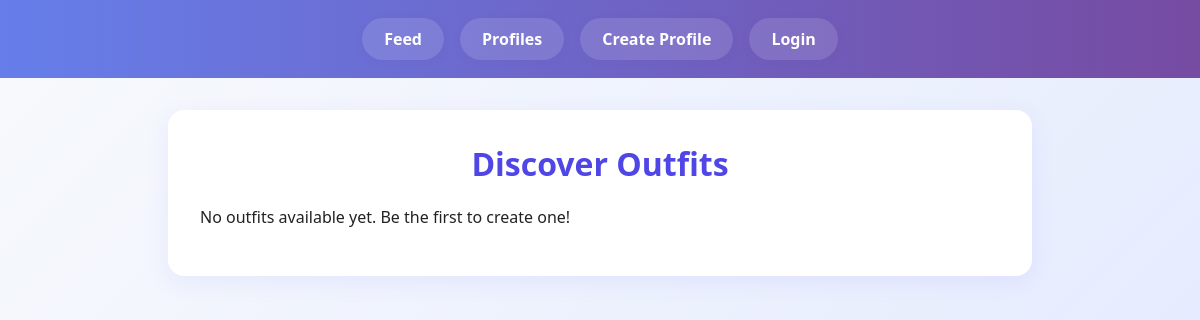
/project/outfits/, run on an earlier commit of the app's database.
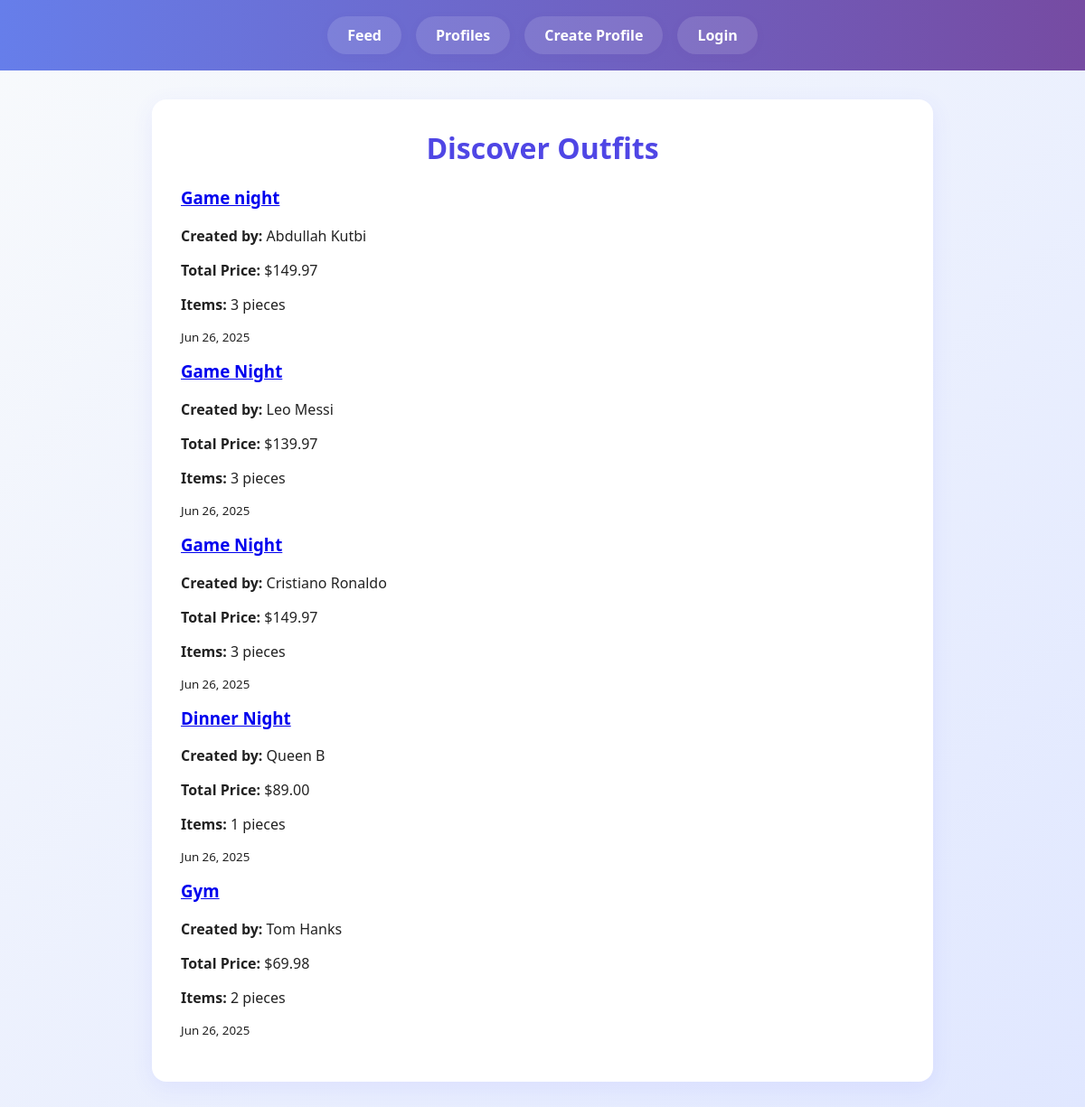
And on a later commit of the database.
### project/models.py (models this page shows, shortened)
class Outfit(models.Model):
    profile = models.ForeignKey(Profile, on_delete=models.CASCADE)
    subject = models.CharField(max_length=200)
    items = models.ManyToManyField(OutfitItem)
    timestamp = models.DateTimeField(auto_now_add=True, null=True)
    def total_price(self):
        return sum(item.price for item in self.items.all())

class Profile(models.Model):
    username = models.OneToOneField(User, on_delete=models.CASCADE, related_name='project_profile', null=True, blank=True)
    first_name = models.TextField(blank=False)
    last_name = models.TextField(blank=False)
    city = models.TextField(blank=False)
    email = models.EmailField(blank=False)
    image_url = models.TextField(blank=True)
    bio = models.TextField(blank=True)
    profile_image = models.ImageField(upload_to='profile_images/', blank=True, null=True)

class OutfitItem(models.Model):
    owner = models.ForeignKey(User, on_delete=models.CASCADE)
    ITEM_TYPES = [
        ('shirt', 'Shirt'),
        ('pants', 'Pants'),
        ('shoes', 'Shoes'),
        ('accessory', 'Accessory'),
        ('dress', 'Dress'),
        ('jacket', 'Jacket'),
        ('hat', 'Hat'),
        ('bag', 'Bag'),
    ]
    name = models.CharField(max_length=100)
    item_type = models.CharField(max_length=20, choices=ITEM_TYPES)
    image = models.ImageField(upload_to='outfit_images/')
    price = models.DecimalField(max_digits=8, decimal_places=2)
    brand = models.CharField(max_length=100)

### project/views.py (the view)
# urls.py: path('outfits/', views.OutfitListView.as_view(), name='outfit_list'),
class OutfitListView(ListView):
    model = Outfit
    template_name = 'project/outfit_list.html'
    context_object_name = 'outfits'
    def get_queryset(self):
        return Outfit.objects.all().order_by('-timestamp')

### project/templates/project/outfit_list.html (shortened to what this page needs)
{% extends 'project/base.html' %}
{% load static %}
{% block content %}
<div class="card">
    <h1>Discover Outfits</h1>
    {% if outfits %}
        <div class="outfit-grid">
            {% for outfit in outfits %}
            <div class="outfit-card">
                <div class="outfit-content">
                    <h3><a href="{% url 'project:outfit_detail' outfit.pk %}">{{ outfit.subject }}</a></h3>
                    <p><strong>Created by:</strong> {{ outfit.profile.first_name }} {{ outfit.profile.last_name }}</p>
                    <p><strong>Total Price:</strong> ${{ outfit.total_price }}</p>
                    <p><strong>Items:</strong> {{ outfit.items.count }} pieces</p>
                    <small>{{ outfit.timestamp|date:"M d, Y" }}</small>
                </div>
            </div>
            {% endfor %}
        </div>
    {% else %}
        <p>No outfits available yet. Be the first to create one!</p>
    {% endif %}
</div>
{% endblock %}

What changed in the data, as far as the page shows it:
added Outfit: subject "Game night", profile.first_name "Abdullah", profile.last_name "Kutbi", total_price "149.97", items.count "3", timestamp "Jun 26, 2025"
added Outfit: subject "Game Night", profile.first_name "Leo", profile.last_name "Messi", total_price "139.97", items.count "3", timestamp "Jun 26, 2025"
added Outfit: subject "Game Night", profile.first_name "Cristiano", profile.last_name "Ronaldo", total_price "149.97", items.count "3", timestamp "Jun 26, 2025"
added Outfit: subject "Dinner Night", profile.first_name "Queen", profile.last_name "B", total_price "89.00", items.count "1", timestamp "Jun 26, 2025"
added Outfit: subject "Gym", profile.first_name "Tom", profile.last_name "Hanks", total_price "69.98", items.count "2", timestamp "Jun 26, 2025"
Also different on the page:
text no longer shown: "No outfits available yet. Be the first to create one!"
